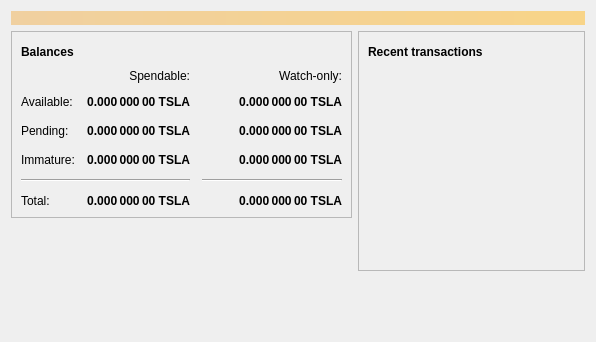
<?xml version="1.0" encoding="UTF-8"?>
<ui version="4.0">
 <class>OverviewPage</class>
 <widget class="QWidget" name="OverviewPage">
  <property name="geometry">
   <rect>
    <x>0</x>
    <y>0</y>
    <width>596</width>
    <height>342</height>
   </rect>
  </property>
  <property name="windowTitle">
   <string>Form</string>
  </property>
  <layout class="QVBoxLayout" name="topLayout">
   <item>
    <widget class="QLabel" name="labelAlerts">
     <property name="visible">
      <bool>false</bool>
     </property>
     <property name="styleSheet">
      <string notr="true">QLabel { background-color: qlineargradient(x1: 0, y1: 0, x2: 1, y2: 0, stop:0 #F0D0A0, stop:1 #F8D488); color:#000000; }</string>
     </property>
     <property name="wordWrap">
      <bool>true</bool>
     </property>
     <property name="margin">
      <number>3</number>
     </property>
     <property name="textInteractionFlags">
      <set>Qt::TextSelectableByMouse</set>
     </property>
    </widget>
   </item>
   <item>
    <layout class="QHBoxLayout" name="horizontalLayout" stretch="1,1">
     <item>
      <layout class="QVBoxLayout" name="verticalLayout_2">
       <item>
        <widget class="QFrame" name="frame">
         <property name="frameShape">
          <enum>QFrame::StyledPanel</enum>
         </property>
         <property name="frameShadow">
          <enum>QFrame::Raised</enum>
         </property>
         <layout class="QVBoxLayout" name="verticalLayout_4">
          <item>
           <layout class="QHBoxLayout" name="horizontalLayout_4">
            <item>
             <widget class="QLabel" name="label_5">
              <property name="font">
               <font>
                <weight>75</weight>
                <bold>true</bold>
               </font>
              </property>
              <property name="text">
               <string>Balances</string>
              </property>
             </widget>
            </item>
            <item>
             <widget class="QPushButton" name="labelWalletStatus">
              <property name="enabled">
               <bool>true</bool>
              </property>
              <property name="maximumSize">
               <size>
                <width>30</width>
                <height>16777215</height>
               </size>
              </property>
              <property name="toolTip">
               <string>The displayed information may be out of date. Your wallet automatically synchronizes with the Muskcoin network after a connection is established, but this process has not completed yet.</string>
              </property>
              <property name="text">
               <string/>
              </property>
              <property name="icon">
               <iconset resource="../muskcoin.qrc">
                <normaloff>:/icons/warning</normaloff>
                <disabledoff>:/icons/warning</disabledoff>:/icons/warning</iconset>
              </property>
              <property name="iconSize">
               <size>
                <width>24</width>
                <height>24</height>
               </size>
              </property>
              <property name="flat">
               <bool>true</bool>
              </property>
             </widget>
            </item>
            <item>
             <spacer name="horizontalSpacer_3">
              <property name="orientation">
               <enum>Qt::Horizontal</enum>
              </property>
              <property name="sizeHint" stdset="0">
               <size>
                <width>40</width>
                <height>20</height>
               </size>
              </property>
             </spacer>
            </item>
           </layout>
          </item>
          <item>
           <layout class="QGridLayout" name="gridLayout">
            <property name="spacing">
             <number>12</number>
            </property>
            <item row="2" column="2">
             <widget class="QLabel" name="labelWatchPending">
              <property name="font">
               <font>
                <weight>75</weight>
                <bold>true</bold>
               </font>
              </property>
              <property name="cursor">
               <cursorShape>IBeamCursor</cursorShape>
              </property>
              <property name="toolTip">
               <string>Unconfirmed transactions to watch-only addresses</string>
              </property>
              <property name="text">
               <string notr="true">0.000 000 00 TSLA</string>
              </property>
              <property name="alignment">
               <set>Qt::AlignRight|Qt::AlignTrailing|Qt::AlignVCenter</set>
              </property>
              <property name="textInteractionFlags">
               <set>Qt::LinksAccessibleByMouse|Qt::TextSelectableByKeyboard|Qt::TextSelectableByMouse</set>
              </property>
             </widget>
            </item>
            <item row="2" column="1">
             <widget class="QLabel" name="labelUnconfirmed">
              <property name="font">
               <font>
                <weight>75</weight>
                <bold>true</bold>
               </font>
              </property>
              <property name="cursor">
               <cursorShape>IBeamCursor</cursorShape>
              </property>
              <property name="toolTip">
               <string>Total of transactions that have yet to be confirmed, and do not yet count toward the spendable balance</string>
              </property>
              <property name="text">
               <string notr="true">0.000 000 00 TSLA</string>
              </property>
              <property name="alignment">
               <set>Qt::AlignRight|Qt::AlignTrailing|Qt::AlignVCenter</set>
              </property>
              <property name="textInteractionFlags">
               <set>Qt::LinksAccessibleByMouse|Qt::TextSelectableByKeyboard|Qt::TextSelectableByMouse</set>
              </property>
             </widget>
            </item>
            <item row="3" column="2">
             <widget class="QLabel" name="labelWatchImmature">
              <property name="font">
               <font>
                <weight>75</weight>
                <bold>true</bold>
               </font>
              </property>
              <property name="cursor">
               <cursorShape>IBeamCursor</cursorShape>
              </property>
              <property name="toolTip">
               <string>Mined balance in watch-only addresses that has not yet matured</string>
              </property>
              <property name="text">
               <string notr="true">0.000 000 00 TSLA</string>
              </property>
              <property name="alignment">
               <set>Qt::AlignRight|Qt::AlignTrailing|Qt::AlignVCenter</set>
              </property>
              <property name="textInteractionFlags">
               <set>Qt::LinksAccessibleByMouse|Qt::TextSelectableByKeyboard|Qt::TextSelectableByMouse</set>
              </property>
             </widget>
            </item>
            <item row="4" column="0" colspan="2">
             <widget class="Line" name="line">
              <property name="orientation">
               <enum>Qt::Horizontal</enum>
              </property>
             </widget>
            </item>
            <item row="4" column="2">
             <widget class="Line" name="lineWatchBalance">
              <property name="sizePolicy">
               <sizepolicy hsizetype="Preferred" vsizetype="Fixed">
                <horstretch>0</horstretch>
                <verstretch>0</verstretch>
               </sizepolicy>
              </property>
              <property name="minimumSize">
               <size>
                <width>140</width>
                <height>0</height>
               </size>
              </property>
              <property name="orientation">
               <enum>Qt::Horizontal</enum>
              </property>
             </widget>
            </item>
            <item row="5" column="0">
             <widget class="QLabel" name="labelTotalText">
              <property name="text">
               <string>Total:</string>
              </property>
             </widget>
            </item>
            <item row="3" column="1">
             <widget class="QLabel" name="labelImmature">
              <property name="font">
               <font>
                <weight>75</weight>
                <bold>true</bold>
               </font>
              </property>
              <property name="cursor">
               <cursorShape>IBeamCursor</cursorShape>
              </property>
              <property name="toolTip">
               <string>Mined balance that has not yet matured</string>
              </property>
              <property name="text">
               <string notr="true">0.000 000 00 TSLA</string>
              </property>
              <property name="alignment">
               <set>Qt::AlignRight|Qt::AlignTrailing|Qt::AlignVCenter</set>
              </property>
              <property name="textInteractionFlags">
               <set>Qt::LinksAccessibleByMouse|Qt::TextSelectableByKeyboard|Qt::TextSelectableByMouse</set>
              </property>
             </widget>
            </item>
            <item row="2" column="3">
             <spacer name="horizontalSpacer_2">
              <property name="orientation">
               <enum>Qt::Horizontal</enum>
              </property>
              <property name="sizeHint" stdset="0">
               <size>
                <width>40</width>
                <height>20</height>
               </size>
              </property>
             </spacer>
            </item>
            <item row="3" column="0">
             <widget class="QLabel" name="labelImmatureText">
              <property name="text">
               <string>Immature:</string>
              </property>
             </widget>
            </item>
            <item row="5" column="1">
             <widget class="QLabel" name="labelTotal">
              <property name="font">
               <font>
                <weight>75</weight>
                <bold>true</bold>
               </font>
              </property>
              <property name="cursor">
               <cursorShape>IBeamCursor</cursorShape>
              </property>
              <property name="toolTip">
               <string>Your current total balance</string>
              </property>
              <property name="text">
               <string notr="true">0.000 000 00 TSLA</string>
              </property>
              <property name="alignment">
               <set>Qt::AlignRight|Qt::AlignTrailing|Qt::AlignVCenter</set>
              </property>
              <property name="textInteractionFlags">
               <set>Qt::LinksAccessibleByMouse|Qt::TextSelectableByKeyboard|Qt::TextSelectableByMouse</set>
              </property>
             </widget>
            </item>
            <item row="5" column="2">
             <widget class="QLabel" name="labelWatchTotal">
              <property name="font">
               <font>
                <weight>75</weight>
                <bold>true</bold>
               </font>
              </property>
              <property name="cursor">
               <cursorShape>IBeamCursor</cursorShape>
              </property>
              <property name="toolTip">
               <string>Current total balance in watch-only addresses</string>
              </property>
              <property name="text">
               <string notr="true">0.000 000 00 TSLA</string>
              </property>
              <property name="alignment">
               <set>Qt::AlignRight|Qt::AlignTrailing|Qt::AlignVCenter</set>
              </property>
              <property name="textInteractionFlags">
               <set>Qt::LinksAccessibleByMouse|Qt::TextSelectableByKeyboard|Qt::TextSelectableByMouse</set>
              </property>
             </widget>
            </item>
            <item row="0" column="2">
             <widget class="QLabel" name="labelWatchonly">
              <property name="text">
               <string>Watch-only:</string>
              </property>
              <property name="alignment">
               <set>Qt::AlignRight|Qt::AlignTrailing|Qt::AlignVCenter</set>
              </property>
             </widget>
            </item>
            <item row="1" column="0">
             <widget class="QLabel" name="labelBalanceText">
              <property name="text">
               <string>Available:</string>
              </property>
             </widget>
            </item>
            <item row="1" column="1">
             <widget class="QLabel" name="labelBalance">
              <property name="font">
               <font>
                <weight>75</weight>
                <bold>true</bold>
               </font>
              </property>
              <property name="cursor">
               <cursorShape>IBeamCursor</cursorShape>
              </property>
              <property name="toolTip">
               <string>Your current spendable balance</string>
              </property>
              <property name="text">
               <string notr="true">0.000 000 00 TSLA</string>
              </property>
              <property name="alignment">
               <set>Qt::AlignRight|Qt::AlignTrailing|Qt::AlignVCenter</set>
              </property>
              <property name="textInteractionFlags">
               <set>Qt::LinksAccessibleByMouse|Qt::TextSelectableByKeyboard|Qt::TextSelectableByMouse</set>
              </property>
             </widget>
            </item>
            <item row="1" column="2">
             <widget class="QLabel" name="labelWatchAvailable">
              <property name="font">
               <font>
                <weight>75</weight>
                <bold>true</bold>
               </font>
              </property>
              <property name="cursor">
               <cursorShape>IBeamCursor</cursorShape>
              </property>
              <property name="toolTip">
               <string>Your current balance in watch-only addresses</string>
              </property>
              <property name="text">
               <string notr="true">0.000 000 00 TSLA</string>
              </property>
              <property name="alignment">
               <set>Qt::AlignRight|Qt::AlignTrailing|Qt::AlignVCenter</set>
              </property>
              <property name="textInteractionFlags">
               <set>Qt::LinksAccessibleByMouse|Qt::TextSelectableByKeyboard|Qt::TextSelectableByMouse</set>
              </property>
             </widget>
            </item>
            <item row="2" column="0">
             <widget class="QLabel" name="labelPendingText">
              <property name="text">
               <string>Pending:</string>
              </property>
             </widget>
            </item>
            <item row="0" column="1">
             <widget class="QLabel" name="labelSpendable">
              <property name="text">
               <string>Spendable:</string>
              </property>
              <property name="alignment">
               <set>Qt::AlignRight|Qt::AlignTrailing|Qt::AlignVCenter</set>
              </property>
             </widget>
            </item>
           </layout>
          </item>
         </layout>
        </widget>
       </item>
       <item>
        <spacer name="verticalSpacer">
         <property name="orientation">
          <enum>Qt::Vertical</enum>
         </property>
         <property name="sizeHint" stdset="0">
          <size>
           <width>20</width>
           <height>40</height>
          </size>
         </property>
        </spacer>
       </item>
      </layout>
     </item>
     <item>
      <layout class="QVBoxLayout" name="verticalLayout_3">
       <item>
        <widget class="QFrame" name="frame_2">
         <property name="frameShape">
          <enum>QFrame::StyledPanel</enum>
         </property>
         <property name="frameShadow">
          <enum>QFrame::Raised</enum>
         </property>
         <layout class="QVBoxLayout" name="verticalLayout">
          <item>
           <layout class="QHBoxLayout" name="horizontalLayout_2">
            <item>
             <widget class="QLabel" name="label_4">
              <property name="font">
               <font>
                <weight>75</weight>
                <bold>true</bold>
               </font>
              </property>
              <property name="text">
               <string>Recent transactions</string>
              </property>
             </widget>
            </item>
            <item>
             <widget class="QPushButton" name="labelTransactionsStatus">
              <property name="enabled">
               <bool>true</bool>
              </property>
              <property name="maximumSize">
               <size>
                <width>30</width>
                <height>16777215</height>
               </size>
              </property>
              <property name="toolTip">
               <string>The displayed information may be out of date. Your wallet automatically synchronizes with the Muskcoin network after a connection is established, but this process has not completed yet.</string>
              </property>
              <property name="text">
               <string/>
              </property>
              <property name="icon">
               <iconset resource="../muskcoin.qrc">
                <normaloff>:/icons/warning</normaloff>
                <disabledoff>:/icons/warning</disabledoff>:/icons/warning</iconset>
              </property>
              <property name="iconSize">
               <size>
                <width>24</width>
                <height>24</height>
               </size>
              </property>
              <property name="flat">
               <bool>true</bool>
              </property>
             </widget>
            </item>
            <item>
             <spacer name="horizontalSpacer">
              <property name="orientation">
               <enum>Qt::Horizontal</enum>
              </property>
              <property name="sizeHint" stdset="0">
               <size>
                <width>40</width>
                <height>20</height>
               </size>
              </property>
             </spacer>
            </item>
           </layout>
          </item>
          <item>
           <widget class="QListView" name="listTransactions">
            <property name="styleSheet">
             <string notr="true">QListView { background: transparent; }</string>
            </property>
            <property name="frameShape">
             <enum>QFrame::NoFrame</enum>
            </property>
            <property name="verticalScrollBarPolicy">
             <enum>Qt::ScrollBarAlwaysOff</enum>
            </property>
            <property name="horizontalScrollBarPolicy">
             <enum>Qt::ScrollBarAlwaysOff</enum>
            </property>
            <property name="selectionMode">
             <enum>QAbstractItemView::NoSelection</enum>
            </property>
           </widget>
          </item>
         </layout>
        </widget>
       </item>
       <item>
        <spacer name="verticalSpacer_2">
         <property name="orientation">
          <enum>Qt::Vertical</enum>
         </property>
         <property name="sizeHint" stdset="0">
          <size>
           <width>20</width>
           <height>40</height>
          </size>
         </property>
        </spacer>
       </item>
      </layout>
     </item>
    </layout>
   </item>
  </layout>
 </widget>
 <resources/>
 <connections/>
</ui>
